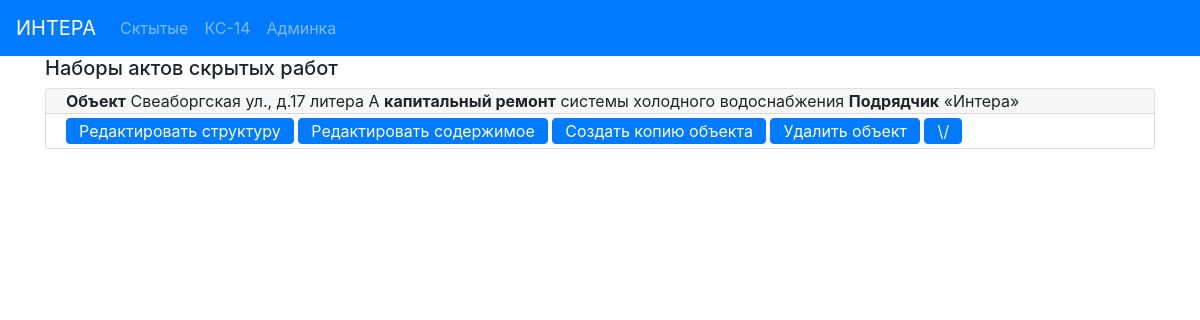
Before: /actbase/ with the older database file.
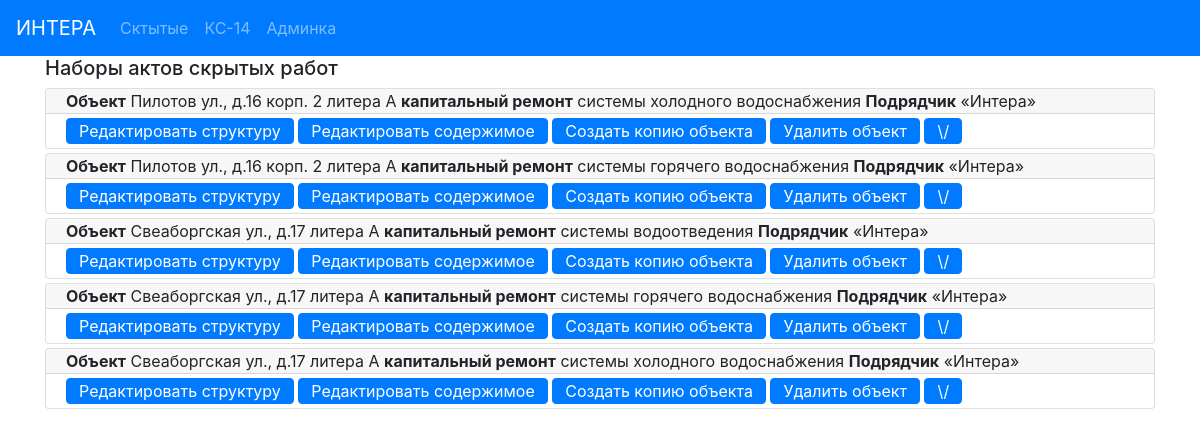
After: the same page with the newer database file.
### hiddenactsbase/models.py (models this page shows, shortened)
class ObjectActs (models.Model):
    address = models.CharField(max_length=100, verbose_name='Адрес', blank=False)
    system_type = models.CharField(max_length=100, verbose_name='тип')
    designer = models.CharField(max_length=200, verbose_name='Проектант')
    contractor = models.CharField(max_length=300, verbose_name='Подрядчик',
                                  default='Общество с ограниченной ответственностью «Интера».' +
                                          'Свидетельство о государственной регистрации серия 78' +
                                          '№007274277 от  02.09.2009, ОГРН 1097847236783, ' +
                                          'ИНН 7805498649, 198188, г. Санкт-Петербург,' +
                                          ' ул. Возрождения, д.20, литер А, тел. 242-78-10.')
    supervisor_engineer = models.CharField(max_length=100, verbose_name='Технадзор')
    contractor_engineer = models.CharField(max_length=100, verbose_name='Прораб')
    project_number = models.CharField(max_length=100, verbose_name='Ном. проекта')
    exec_documents = models.CharField(max_length=100, verbose_name='Исполн.')
    supervisor_engineer_decree = models.CharField(max_length=100, verbose_name='Приказ технадзора')
    contractor_engineer_decree = models.CharField(max_length=100, verbose_name='Приказ прораба')
    acts = models.ManyToManyField('HiddenActIS', blank=True, related_name='object_acts')
    class Meta:
        verbose_name = 'Набор актов объекта '
    def get_absolute_url(self):
        return reverse('object_detail_url', kwargs={'pk': self.pk})
    def get_edit_url(self):
        return reverse('object_edit_url', kwargs={'pk': self.pk})
    def get_short_contractor(self):
        s = re.findall(r"[\"\«\»\']\D+?[\"\«\»\']", self.contractor)
        if len(s) == 0:
            return self.contractor
        else:
            return s[0]

### hiddenactsbase/views.py (the view)
# urls.py: path('', ObjectsList.as_view(), name='objects_list_url'),
class ObjectsList(View):
    @staticmethod
    def get(request):
        objs = ObjectActs.objects.order_by("-id")
        return render(request, 'hiddenactsbase/index.html',
                      context={'objects_acts': objs})

### hiddenactsbase/templates/hiddenactsbase/index.html (shortened to what this page needs)
{% extends 'base.html' %}
{% block mycontent %}
    <div class="container">
        <h5>Наборы актов скрытых работ</h5>
    </div>
    <div class="container">
    {% for obj in objects_acts %}
        <div class="card my-1">
          <div class="card-header py-0 ">
              <b>Объект</b> {{ obj.address }} <b>капитальный ремонт</b> {{ obj.system_type }} <b>Подрядчик</b> {{ obj.get_short_contractor }}
          </div>
          <div class="card-body py-0">
            <a href="{{ obj.get_absolute_url }}" class="btn btn-primary  my-1 py-0">Редактировать структуру</a>
            <a href="{{ obj.get_edit_url }}" class="btn btn-primary  my-1 py-0">Редактировать содержимое</a>
            <a href="{% url 'copy_object' obj.pk %}" class="btn btn-primary  my-1 py-0">Создать копию объекта</a>
            <a href="{% url 'delete_object' obj.pk %}" class="btn btn-primary  my-1 py-0">Удалить объект</a>
            <a class="btn btn-primary my-1 py-0" data-toggle="collapse" href="#collapseExample{{ obj.pk }}" role="button" aria-expanded="false" aria-controls="collapseExample{{ obj.pk }}">
                \/
            </a>
          </div>
        </div>
    {% endfor %}
    </div>
{% endblock %}

Changed rows visible on the page:
added ObjectActs: address "Пилотов ул., д.16 корп. 2 литера А", system_type "системы холодного водоснабжения", get_short_contractor "«Интера»"
added ObjectActs: address "Пилотов ул., д.16 корп. 2 литера А", system_type "системы горячего водоснабжения", get_short_contractor "«Интера»"
added ObjectActs: address "Свеаборгская ул., д.17 литера А", system_type "системы водоотведения", get_short_contractor "«Интера»"
added ObjectActs: address "Свеаборгская ул., д.17 литера А", system_type "системы горячего водоснабжения", get_short_contractor "«Интера»"
